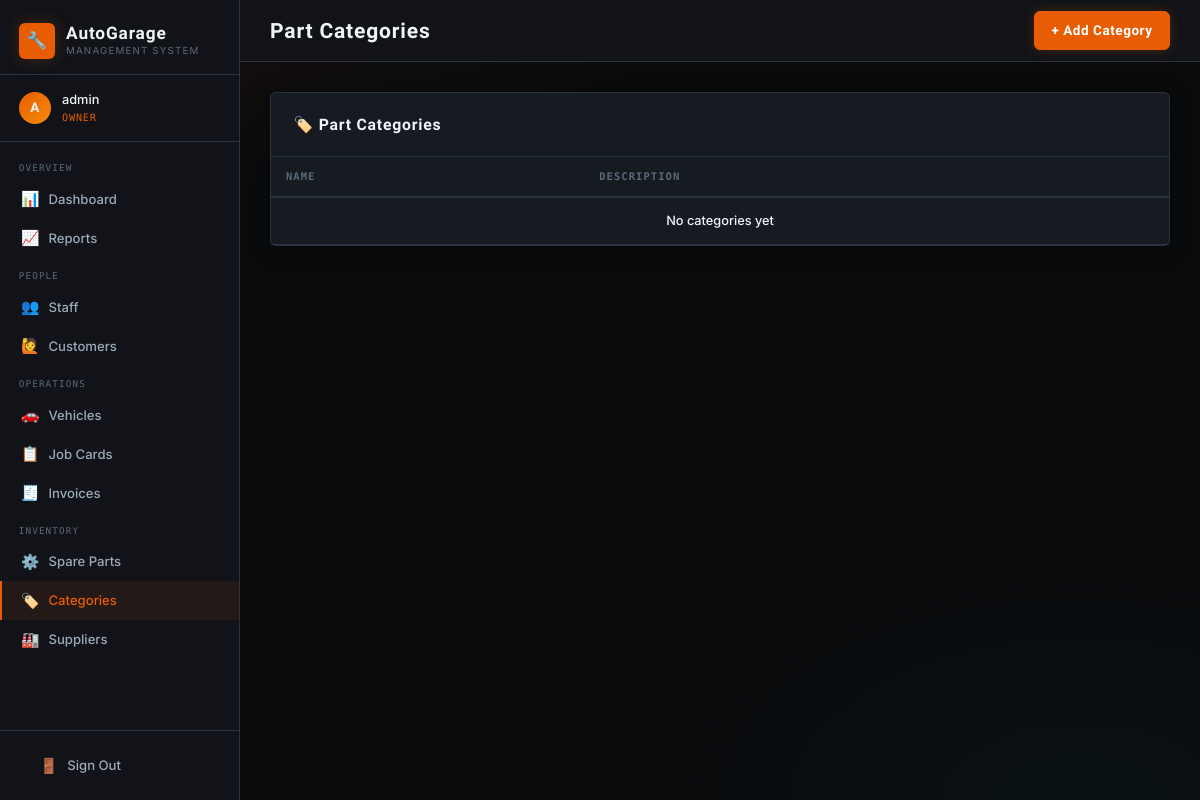
/categories/ (signed in), run on an earlier commit of the app's database.
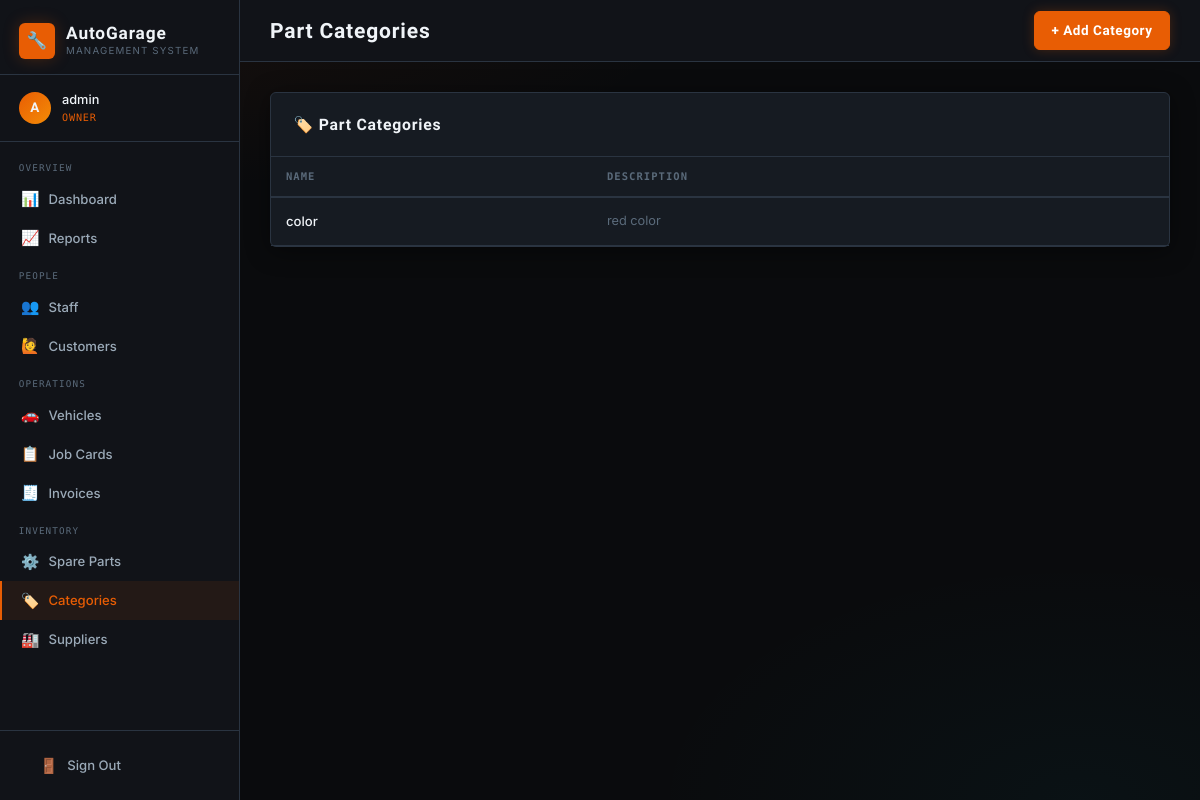
And on a later commit of the database.
### core/models.py (models this page shows, shortened)
class PartCategory(models.Model):
    name = models.CharField(max_length=100)
    description = models.TextField(blank=True)
    class Meta:
        verbose_name_plural = "Part Categories"

### core/views.py (the view)
# urls.py: path('categories/', views.category_list, name='category_list'),
@login_required
@role_required('owner', 'store_manager')
def category_list(request):
    cats = PartCategory.objects.all()
    return render(request, 'core/category_list.html', {'categories': cats})

### core/views.py (called while the page is built)
def role_required(*roles):
    def decorator(view_func):
        @wraps(view_func)
        def wrapper(request, *args, **kwargs):
            if not request.user.is_authenticated:
                return redirect('login')
            try:
                profile = request.user.profile
                if profile.role in roles or request.user.is_superuser:
                    return view_func(request, *args, **kwargs)
            except UserProfile.DoesNotExist:
                if request.user.is_superuser:
                    return view_func(request, *args, **kwargs)
            messages.error(request, "You don't have permission to access that page.")
            return redirect('dashboard')
        return wrapper
    return decorator

### core/templates/core/category_list.html (shortened to what this page needs)
{% extends 'core/base.html' %}
{% block page_title %}Part Categories{% endblock %}
{% block topbar_actions %}<a href="{% url 'category_create' %}" class="btn btn-primary">+ Add Category</a>{% endblock %}
{% block content %}
<div class="card">
  <div class="card-header"><span class="card-title">🏷️ Part Categories</span></div>
  <div class="table-wrap"><table>
    <thead><tr><th>Name</th><th>Description</th></tr></thead>
    <tbody>
      {% for cat in categories %}
      <tr><td>{{ cat.name }}</td><td class="text-muted">{{ cat.description|default:"—" }}</td></tr>
      {% empty %}<tr><td colspan="2" class="text-center text-muted">No categories yet</td></tr>
      {% endfor %}
    </tbody>
  </table></div>
</div>
{% endblock %}

What changed in the data, as far as the page shows it:
added PartCategory: name "color", description "red color"
Also different on the page:
text no longer shown: "No categories yet"
